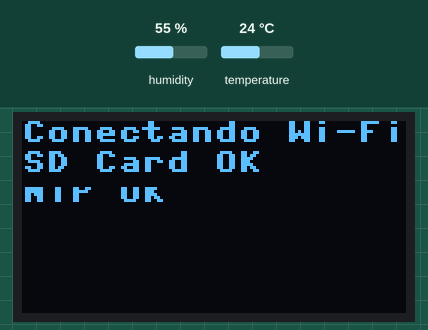
A program run on a simulated Raspberry Pi Pico running MicroPython. On the bench: 128×64 one-colour display. Inputs (shaded band) come from the test bench; at power-on: humidity 55 %, temperature 24 °C. WiFi joins after 1.5 s; the clock reads 2024-03-15 10:24:30 at power-on unless the program sets it; files the program writes start out absent; library files of the repository ran but are not shown: ssd1306.py; what the program prints to the serial console is not drawn.

Above: at 2.2 s.
At 26.3 s:
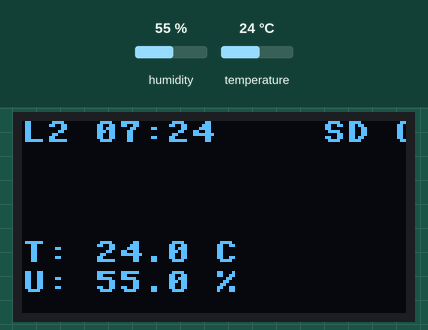
At 48.4 s:
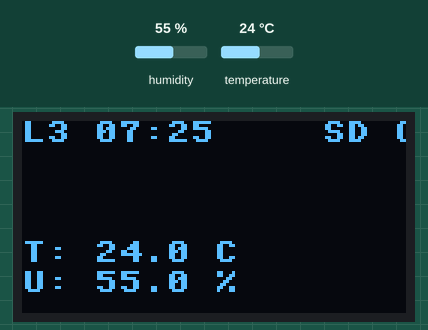
At 70.4 s:
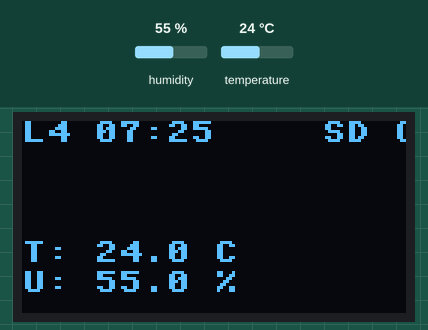
At 92.5 s:
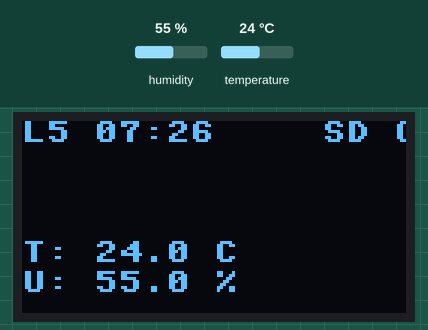
At 114.5 s:
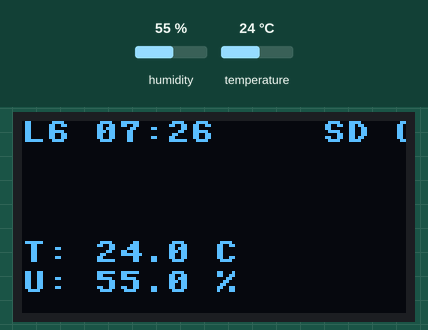

The program:

Pico_W_Urbano_Temperatura_Nuvem_local_ambos.py
```python
import time
import machine
import ntptime
import binascii
import os

# Módulos essenciais
from machine import Pin, I2C, SPI
import network      # Módulo Wi-Fi (agora importado corretamente)
import ssd1306
import dht
import sdcard       # Driver do SD Card

# ==================== Configuração de Periféricos ====================

# Configuração I2C do OLED (Pinos 0 e 1)
try:
    i2c = I2C(0, scl=Pin(1), sda=Pin(0))
    oled_width = 128
    oled_height = 64
    oled = ssd1306.SSD1306_I2C(oled_width, oled_height, i2c)
except Exception as e:
    print(f"Erro ao inicializar o OLED: {e}. O programa continuará sem o display.")
    oled = None

# Configuração do DHT22 (Pino 2)
sensor = dht.DHT22(Pin(2))

# Configuração do botão (Pino 3)
botao = Pin(3, Pin.IN, Pin.PULL_DOWN)

# ==================== Configuração do SD Card (SPI 0) ====================
# PINAGEM: MISO=GP16, SCK=GP18, MOSI=GP19, CS=GP17
SD_SCK = 18
SD_MISO = 16
SD_MOSI = 19
SD_CS = 17

LOG_FILE = "log_temperatura.csv"
SD_MOUNT_POINT = "/sd"
sd = None # Variável global para a instância do SD Card

# ==================== Variáveis e Constantes Globais ====================
SSID = "Eliete_2G"
PASSWORD = "senha01957"

# Fuso horário de Brasília (UTC-3) em segundos
FUSO_HORARIO_SEGUNDOS = -3 * 3600

# ==================== Funções Auxiliares ====================

def show_oled(text, line=0):
    """Função auxiliar para mostrar texto no OLED."""
    if oled:
        if line == 0:
            oled.fill(0)
        elif line > 0:
            oled.rect(0, line, 128, 12, 0, True) # Limpa a linha

        oled.text(text, 0, line)
        oled.show()

def conecta_wifi():
    """Tenta conectar ao Wi-Fi em um período curto para NTP."""
    wlan = network.WLAN(network.STA_IF)
    wlan.active(True)

    mac_bytes = wlan.config('mac')
    mac_hex = binascii.hexlify(mac_bytes).decode()
    hostname_placa = "Pico W_" + mac_hex[-6:]
    wlan.config(hostname=hostname_placa)

    wlan.connect(SSID, PASSWORD)
    show_oled("Conectando Wi-Fi", 0)

    for _ in range(15): # 15 segundos para conectar
        time.sleep(1)
        if wlan.isconnected():
            print("Conectado ao Wi-Fi:", wlan.ifconfig())
            return wlan, hostname_placa

    print("Falha na conexão Wi-Fi. Continuando sem sincronização de hora.")
    return None, hostname_placa

def sincroniza_ntp():
    """Sincroniza a hora via NTP."""
    try:
        ntptime.host = "a.ntp.br"
        ntptime.settime()
        print("Data e hora sincronizadas via NTP.")
        return True
    except Exception as e:
        print("Erro ao sincronizar NTP:", e)
        return False

def obter_horario_utc3():
    """Retorna o horário atual ajustado para o fuso UTC-3."""
    utc_time_seconds = time.time()
    local_time_tuple = time.localtime(utc_time_seconds + FUSO_HORARIO_SEGUNDOS)
    return "{:04}-{:02}-{:02} {:02}:{:02}:{:02}".format(*local_time_tuple[:6])

def inicializa_sd_card():
    """Inicializa e monta o cartão SD com baudrate reduzido para estabilidade."""
    global sd
    try:
        # Redução do Baudrate para 2MHz para estabilidade
        spi = SPI(0, baudrate=2000000, polarity=0, phase=0,
                  miso=Pin(SD_MISO), sck=Pin(SD_SCK), mosi=Pin(SD_MOSI))

        cs = Pin(SD_CS, Pin.OUT)
        sd = sdcard.SDCard(spi, cs)
        os.mount(sd, SD_MOUNT_POINT)
        print(f"Cartão SD montado com sucesso em {SD_MOUNT_POINT}")
        show_oled("SD Card OK", 10)

        # Cria o cabeçalho se o arquivo for novo
        log_path = f"{SD_MOUNT_POINT}/{LOG_FILE}"
        if LOG_FILE not in os.listdir(SD_MOUNT_POINT):
             with open(log_path, "a") as f:
                header = "Leitura,Horario,Temperatura(C),Umidade(%),Dispositivo\n"
                f.write(header)
                print("Cabeçalho do arquivo de log criado.")
        return sd

    except Exception as e:
        print(f"Falha ao inicializar/montar o SD Card: {e}")
        show_oled("Erro SD Card!", 10)
        return None

def log_data_sd(sd_instancia, leitura_num, horario, temp, hum, hostname):
    """Grava os dados no arquivo CSV do SD Card."""
    if sd_instancia is None:
        return

    data_line = f"{leitura_num},{horario},{temp:.1f},{hum:.1f},{hostname}\n"
    log_path = f"{SD_MOUNT_POINT}/{LOG_FILE}"

    try:
        with open(log_path, "a") as f:
            f.write(data_line)
        print("Log gravado no SD Card.")

    except Exception as e:
        print(f"Erro ao escrever no SD Card: {e}. Desmontando...")

        # Tenta desmontar para evitar corrupção
        try:
            os.umount(SD_MOUNT_POINT)
            global sd
            sd = None
            print("SD Card desmontado após erro de escrita.")
        except:
            pass

def mostrar_dados(leitura_num, temp, hum, horario, sd_ok):
    """Atualiza o display OLED com os dados mais recentes."""
    if oled:
        # Limpa as linhas de status e de dados
        oled.rect(0, 0, 128, 30, 0, True)
        oled.text(f"L{leitura_num} {horario[11:16]}", 0, 0)
        oled.text("SD OK" if sd_ok else "SD OFFLINE", 100, 0) # Feedback do SD

        oled.rect(0, 30, 128, 24, 0, True)
        oled.text(f"T: {temp:.1f} C", 0, 40)
        oled.text(f"U: {hum:.1f} %", 0, 50)
        oled.show()

# ==================== Programa Principal ====================
leitura_numero = 0

try:
    show_oled("INICIANDO", 0)

    # 1. Tenta conectar Wi-Fi e sincronizar NTP
    wlan, hostname_placa = conecta_wifi()
    if wlan and sincroniza_ntp():
         show_oled("NTP OK", 20)
    else:
         show_oled("Sem Hora NTP", 20)
         hostname_placa = "Pico_Sem_Rede" # Garante um hostname padrão

    # 2. Inicializa o SD Card
    sd_instancia = inicializa_sd_card()

    while True:
        leitura_numero += 1

        # Leitura do sensor
        try:
            time.sleep(2)
            sensor.measure()
            temp = sensor.temperature()
            hum = sensor.humidity()
            horario = obter_horario_utc3()

            sd_ok = sd_instancia is not None # Checa se o SD está montado
            mostrar_dados(leitura_numero, temp, hum, horario, sd_ok)

            print(f"=== Leitura #{leitura_numero} ===")
            print(f"Horário: {horario}")
            print(f"Temperatura: {temp:.1f} C, Umidade: {hum:.1f} %")

            # 3. LOG NO SD CARD
            log_data_sd(sd_instancia, leitura_numero, horario, temp, hum, hostname_placa)

        except OSError as e:
            # Erro de leitura do DHT22
            show_oled("Erro sensor", 40)
            print("Erro de leitura do sensor (OSError):", e)

        # Pausa para o próximo ciclo de leitura
        print("Iniciando espera de 20 segundos...")
        for _ in range(20):
            #wdt.feed()
            time.sleep(1)

except Exception as e:
    # Captura qualquer erro crítico não tratado
    show_oled("ERRO CRITICO", 20)
    show_oled(str(e), 40)
    print("Erro critico:", e)

    # Tenta desmontar o SD card antes de reiniciar/encerrar
    if sd is not None:
        try:
            os.umount(SD_MOUNT_POINT)
            print("SD Card desmontado com sucesso no erro crítico.")
        except:
            pass

    # Reinicia a placa para tentar corrigir o problema
    machine.reset()
```

Measured:
- what the display in image 0 shows lasts 2.0 s, from 2.2 s to 4.2 s
- what the display in image 1 shows lasts 22.0 s, from 26.3 s to 48.3 s
